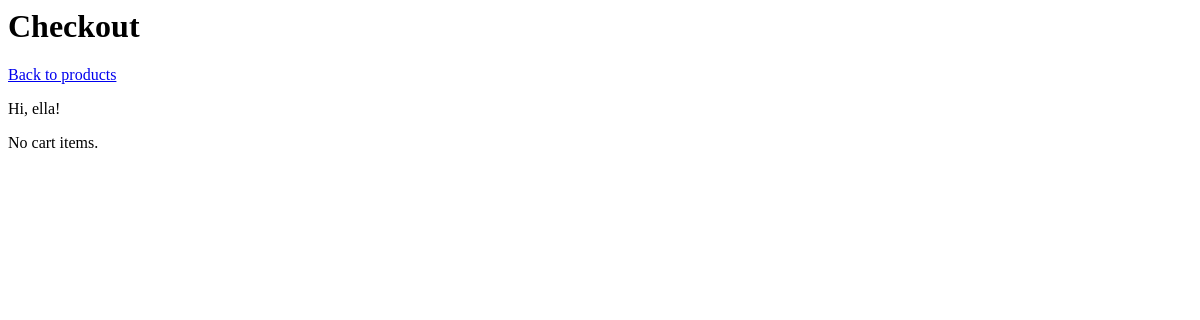
The page /checkout (signed in) on the database as committed earlier.
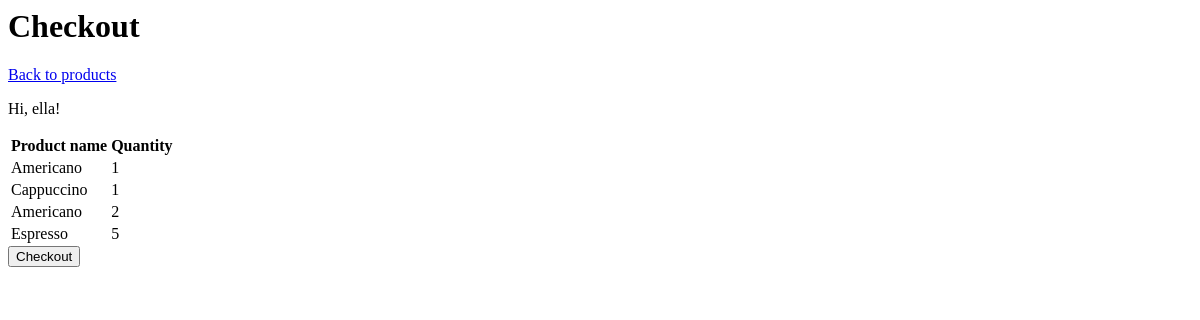
The same page on the database as committed later.
### core/models.py (models this page shows, shortened)
class CartItem(models.Model):
    user = models.ForeignKey(User, on_delete=models.CASCADE, null=False)
    product = models.ForeignKey(Product, on_delete=models.CASCADE, null=False)
    quantity = models.IntegerField()

class Product(models.Model):
    name = models.CharField(max_length=50)
    price = models.IntegerField()

### core/views.py (the view, shortened to what this page needs)
# urls.py: path("checkout", views.checkout, name="checkout"),
@login_required
def checkout(request):
    if request.method == 'GET':
        template = loader.get_template("core/checkout.html")
        cart_items = CartItem.objects.filter(user=request.user)
        context = {
            'cart_items': list(cart_items),
        }
        return HttpResponse(template.render(context, request))

### core/templates/core/checkout.html (shortened to what this page needs)
<h1>Checkout</h1>
<a href="/">Back to products</a>
<p>Hi, {{ user.username }}!</p>
{% if cart_items %}
    <table>
        <tr>
            <th>Product name</th>
            <th>Quantity</th>
        </tr>
        {% for cart_item in cart_items %}
            <tr>
                <td>{{ cart_item.product.name }}</td>
                <td>{{ cart_item.quantity }}</td>
            </tr>
        {% endfor %}
    </table>
    <form method="POST" action="#">
        <input type="submit" value="Checkout">
    </form>
{% else %}
    <p>No cart items.</p>
{% endif %}

Rows that differ between the two databases and show on the page:
added CartItem: product.name "Americano", quantity "1"
added CartItem: product.name "Cappuccino", quantity "1"
added CartItem: product.name "Americano", quantity "2"
added CartItem: product.name "Espresso", quantity "5"
Other text that changed with them:
form field value: (not shown) → "Checkout"
text no longer shown: "No cart items."
text now shown: "Product name Quantity"
